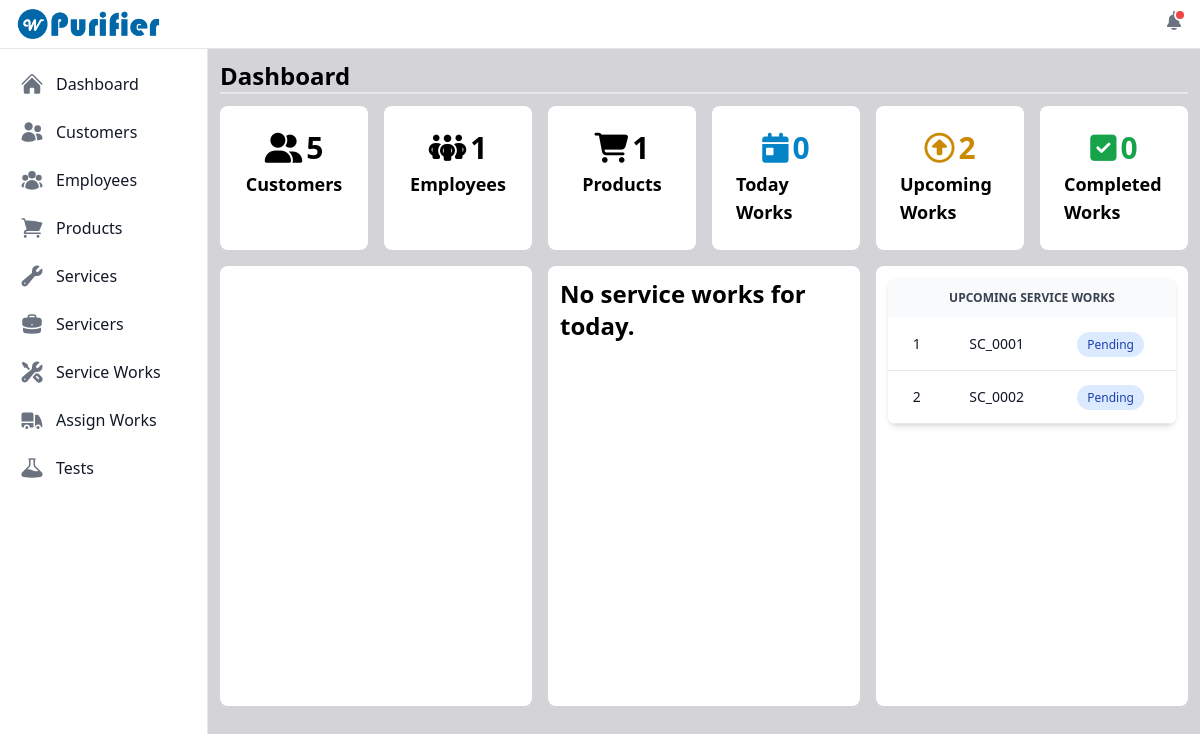
The page / (signed in) on the database its author committed.
### purifier/models.py (models this page shows)
class ServiceWork(models.Model):
    STATUS_CHOICES = (
        ('pending', 'Pending'),
        ('working', 'Working'),
        ('completed', 'Completed'),
    )
    id = models.UUIDField(primary_key=True, default=uuid.uuid4, unique=True, editable=False)
    service_work_code = models.CharField(max_length=50, blank=True, unique=True)
    customer_code = models.ForeignKey(Customer, on_delete=models.CASCADE)
    product = models.ForeignKey(Product, on_delete=models.CASCADE)
    service_name = models.ManyToManyField(Service)
    comment_section = models.TextField(null=True, blank=True)
    service_date = models.DateField()
    remark_section = models.TextField(null=True, blank=True)
    status = models.CharField(max_length=30, choices=STATUS_CHOICES, default='pending')
    servicer = models.ForeignKey(Servicer, on_delete=models.SET_NULL, null=True, blank=True)
    created_on = models.DateField(auto_now_add=True)
    def __str__(self) -> str:
        return self.service_work_code

### purifier/views.py (the view)
# urls.py: path('', views.viewDashboard, name='view_dashboard'),
@login_required
def viewDashboard(request):
    customers_count =Customer.objects.all().count()
    employees_count = Employee.objects.all().count()
    products_count = Product.objects.all().count()
    today_date = timezone.now().date()
    servicework_today = ServiceWork.objects \
    .exclude(status='completed') \
    .filter(service_date=today_date) \
    .order_by('service_work_code')         # includes both pending and wokring states
    servicework_today_exists = servicework_today.exists()
    servicework_today_count = servicework_today.count()
    servicework_upcoming = ServiceWork.objects \
    .exclude(service_date=today_date) \
    .filter(status='pending') \
    .order_by('service_work_code')
    servicework_upcoming_exists = servicework_upcoming.exists()
    upcoming_count = servicework_upcoming.count()
    servicework_completed = ServiceWork.objects.filter(status='completed').order_by('-service_work_code')
    completed_count = servicework_completed.count()
    servicework_pending = ServiceWork.objects.exclude(status='completed')
    servicework_pending_exists = servicework_pending.exists()
    pending_count = servicework_pending.count()
    all_serviceworks = ServiceWork.objects.all()
    all_serviceworks_exists = all_serviceworks.exists()
    context = {'servicework_today': servicework_today, 'servicework_completed': servicework_completed, 'servicework_pending': servicework_pending, 'servicework_pending_exists': servicework_pending_exists, 'servicework_today_exists': servicework_today_exists, 'servicework_upcoming': servicework_upcoming, 'servicework_upcoming_exists': servicework_upcoming_exists, 'completed_count': completed_count, 'upcoming_count': upcoming_count, 'pending_count': pending_count,'customers_count': customers_count, 'employees_count': employees_count, 'products_count': products_count, 'servicework_today_count': servicework_today_count, 'all_serviceworks_exists': all_serviceworks_exists}
    return render(request, 'dashboard/dashboard.html', context)

### user_management/models.py (called while the page is built)
    def __str__(self):
        return self.username

### purifier/templates/dashboard/dashboard.html (shortened to what this page needs)
{% extends "index.html" %}
{% load static %}
{% block content %}
    <div class="flex justify-start">
        <span class="text-2xl font-bold">Dashboard</span>
    </div>
    <hr class="border dark:border-gray-800">
    <div class="grid gap-4 mt-3">
        <div id="dashboardCounts" class="grid lg:grid-cols-6 md:grid-cols-3 gap-4">
            <div class="flex flex-col bg-white rounded-lg items-center p-6 customers-count">
                <span class="report-count dark:text-gray-800 text-3xl font-bold" data-bs-value="{{ customers_count }}"><i class="fa-solid fa-user-group me-1"></i>{{customers_count}}</span>
                <span class="report-count-heading text-lg mt-1 font-bold">Customers</span>
            </div>
            <div class="flex flex-col bg-white rounded-lg items-center p-6 employees-count">
                <span class="report-count dark:text-gray-800 text-3xl font-bold" data-bs-value="{{ employees_count }}"><i class="fa-solid fa-people-group me-1"></i>{{employees_count}}</span>
                <span class="report-count-heading text-lg mt-1 font-bold">Employees</span>
            </div>
            <div class="flex flex-col bg-white rounded-lg items-center p-6 products-count">
                <span class="report-count dark:text-gray-800 text-3xl font-bold" data-bs-value="{{ products_count }}"><i class="fa-solid fa-cart-shopping me-1"></i>{{products_count}}</span>
                <span class="report-count-heading text-lg mt-1 font-bold">Products</span>
            </div>
            <div class="flex flex-col bg-white rounded-lg items-center p-6 today-servicework-count">
                <span class="report-count text-sky-600 text-3xl font-bold" data-bs-value="{{ today_servicework_count }}"><i class="fa-solid fa-calendar-day fa-beat-fade me-1"></i></i>{{servicework_today_count}}</span>
                <span class="report-count-heading text-lg mt-1 font-bold">Today Works</span>
            </div>
            <div class="flex flex-col bg-white rounded-lg items-center p-6 upcoming-servicework-count">
                <span class="report-count text-yellow-600 text-3xl font-bold" data-bs-value="{{ upcoming_count }}"><i class="fa-regular fa-circle-up me-1"></i>{{upcoming_count}}</span>
                <span class="report-count-heading text-lg mt-1 font-bold">Upcoming Works</span>
            </div>
            <div class="flex flex-col bg-white rounded-lg items-center p-6 completed-servicework-count">
                <span class="report-count text-green-600 text-3xl font-bold"data-bs-value="{{ completed_count }}"><i class="fa-solid fa-square-check me-1"></i>{{completed_count}}</span>
                <span class="report-count-heading text-lg mt-1 font-bold">Completed Works</span>
            </div>
        </div>
        {% if all_serviceworks_exists %}
        <div class="grid grid-cols-3 gap-4 h-96">
            <div id="dashboardGraph" class="bg-white p-3 rounded-lg text-center" style="height: 440px;">
                <div class="py-6" id="donut-chart"></div>
            </div>
            <div class="bg-white report-today p-3 rounded-lg overflow-auto scroll-smooth scroll-m-0" style="scrollbar-width: thin; height: 440px;">
                {% if servicework_today_exists %}
                    <div class="relative overflow-x-auto shadow-md sm:rounded-lg">
                        <table class="w-full text-sm text-left rtl:text-right text-gray-500 dark:text-gray-400">
                            <thead class="text-xs text-gray-700 uppercase bg-gray-50 dark:bg-gray-700 dark:text-gray-400">
                                <tr>
                                    <th scope="col" colspan="3" class="px-6 py-3 text-center">
                                        Today service Works
                                    </th>
                                </tr>
                            </thead>
                            <tbody>
                                {% for today_work in servicework_today %}
                                    <tr class="bg-white border-b dark:bg-gray-800 dark:border-gray-700 hover:bg-gray-50 dark:hover:bg-gray-600">
                                        <th scope="row" class="px-6 py-4 font-medium text-gray-900 whitespace-nowrap dark:text-white text-center">
                                            {{ forloop.counter }}
                                        </th>
                                        <th scope="row" class="px-6 py-4 font-medium text-gray-900 whitespace-nowrap dark:text-white">
                                            {{ today_work }}
                                        </th>
                                        <th scope="row" class="px-6 py-4 font-medium text-gray-900 whitespace-nowrap dark:text-white text-end">
                                            {% if today_work.status == 'pending' %}
                                                <span class="bg-blue-100 text-blue-800 text-xs font-medium me-2 px-2.5 py-1 rounded-full dark:bg-blue-900 dark:text-blue-300">{{ today_work.get_status_display }}</span>
                                            {% else %}
                                            <span class="bg-yellow-100 text-yellow-800 text-xs font-medium me-2 px-2.5 py-1 rounded-full dark:bg-yellow-900 dark:text-yellow-300">{{ today_work.get_status_display }}</span>
                                            {% endif %}
                                        </th>
                                    </tr>
                                {% endfor %}
                            </tbody>
                        </table>
                    </div>
                {% else %}
                    <div class="flex justify-center">
                        <span class="font-bold text-2xl">No service works for today.</span>
                    </div>
                {% endif %}
            </div>
            <div class="report-upcoming bg-white p-3 rounded-lg overflow-auto scroll-smooth scroll-m-0" style="scrollbar-width: thin; height: 440px;">
                {% if servicework_upcoming_exists %}
                    <div class="relative overflow-x-auto shadow-md sm:rounded-lg">
                        <table class="w-full text-sm text-left rtl:text-right text-gray-500 dark:text-gray-400">
                            <thead class="text-xs text-gray-700 uppercase bg-gray-50 dark:bg-gray-700 dark:text-gray-400">
                                <tr>
                                    <th scope="col" colspan="3" class="px-6 py-3 text-center">
                                        upcoming service Works
                                    </th>
                                </tr>
                            </thead>
                            <tbody>
                                {% for upcoming in servicework_upcoming %}
                                    <tr class="bg-white border-b dark:bg-gray-800 dark:border-gray-700 hover:bg-gray-50 dark:hover:bg-gray-600">
                                        <th scope="row" class="px-6 py-4 font-medium text-gray-900 whitespace-nowrap dark:text-white text-center">
                                            {{ forloop.counter }}
                                        </th>
                                        <th scope="row" class="px-6 py-4 font-medium text-gray-900 whitespace-nowrap dark:text-white">
                                            {{ upcoming }}
                                        </th>
                                        <th scope="row" class="px-6 py-4 font-medium text-gray-900 whitespace-nowrap dark:text-white text-end">
                                            {% if upcoming.status == 'pending' %}
                                                <span class="bg-blue-100 text-blue-800 text-xs font-medium me-2 px-2.5 py-1 rounded-full dark:bg-blue-900 dark:text-blue-300">{{ upcoming.get_status_display }}</span>
                                            {% else %}
                                                <span class="bg-yellow-100 text-yellow-800 text-xs font-medium me-2 px-2.5 py-1 rounded-full dark:bg-yellow-900 dark:text-yellow-300">{{ upcoming.get_status_display }}</span>
                                            {% endif %}
                                        </th>
                                    </tr>
                                {% endfor %}
                            </tbody>
                        </table>
                    </div>
                {% else %}
                    <div class="flex justify-center">
                        <span class="font-bold text-2xl">No upcoming service works.</span>
                    </div>
                {% endif %}
            </div>
        </div>
        {% else %}
            <div class="flex justify-center bg-white rounded-lg p-2">
                <span class="font-bold text-2xl">No Service Works</span>
            </div>
        {% endif %}
    </div>
{% endblock content %}

### rows shown on the page
ServiceWork: service_work_code "SC_0001", status "Pending"
ServiceWork: service_work_code "SC_0002", status "Pending"

### other values the page prints
{{ customers_count }} "5"
{{ employees_count }} "1"
{{ products_count }} "1"
{{ servicework_today_count }} "0"
{{ upcoming_count }} "2"
{{ completed_count }} "0"
